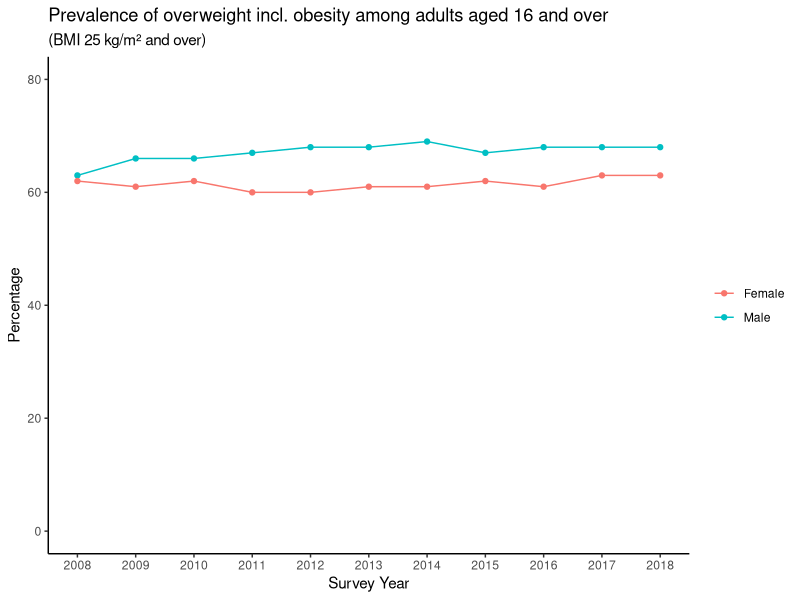

The R source for this figure:
#########################################
# A healthy diet and regular exercise   #
#########################################

# Priority 6: A Scotland where we eat well, have a healthy weight and are physically active

# Resources: 
#   Data source: Supplementary tables are available on the Scottish Government SHeS website, eg for 2018 https://www.gov.scot/publications/scottish-health-survey-2018-volume-1-main-report/
#                                                                                                   2008 - 2012 https://www.gov.scot/publications/scottish-health-survey-2012-volume-1-main-report/pages/11/#table71
#                (downloaded as .xls file, only one sheet with relevant statistics kept, saved as .numbers file, exported as .csv file, relevant numbers extracted)
#   Public Health Priorities: https://www.gov.scot/binaries/content/documents/govscot/publications/corporate-report/2018/06/scotlands-public-health-priorities/documents/00536757-pdf/00536757-pdf/govscot%3Adocument/00536757.pdf
#
# A healthy diet and regular exercise bring a wide range of benefits for both physical and mental health
# Poor diet, an unhealthy weight and physical inactivity are all major and growing issues for Scotland and impact across all public services and communities, and with significant costs to the economy.
# It is a very complex and challenging topic where multiple factors play role - our income, influence from family and friends, marketing influences;
#   - access to affordable sports, social expectations etc.
# In 2018, a 36 pages long action plan called A More Active Scotland was published. It's aim has been to find ways to encourage people to be more physically active
# (just to pick an example, it was suggesting to increase investment that support active travel, eg making towns and cities safer for walkers and cyclist)
# This actions plan cooperates with various has further impact to other action plans, for instance plans aiming to lower carbon emission etc.
# In July last year, the Scottish Government published a plan called A Healthier Future – Scotland's Diet and Healthy Weight Delivery Plan. The plan sets out a vision for everyone in Scotland to eat well and have a healthy weight.
#
# Diet, physical activity and sedentary behavior are strongly associated with BMI

# Graph 1 - BMI by age, time series - 2018

# 2/3 two thirds (65%) of adults in Scotland Obesity (BMI 30+) ranges from 20% in the are overweight
# We are looking at a graph showing Prevalence of overweight including obesity (BMI 25 and over) among adults aged 16 and over, 2003 to 2018

# In 2018, 65% of adults aged 16 and over were overweight, including 28% who were obese. The numbers are remaining broadly stable since 2008

# Graph 2

# Physical inactivity is estimated to be up to contributes to nearly 2,500 deaths in Scotland annually, costing the NHS around £94 million


# load in libraries
library(tidyverse)
library(here)
library(lubridate)

bmi_2018 <- tibble(
  gender = c("Male", "Female"),
  BMI_25_and_over = c(68, 63),
  year = c(2018, 2018)
)

bmi_2017 <- tibble(
  gender = c("Male", "Female"),
  BMI_25_and_over = c(68, 63),
  year = c(2017, 2017)
)

bmi_2016 <- tibble(
  gender = c("Male", "Female"),
  BMI_25_and_over = c(68, 61),
  year = c(2016, 2016)
)

bmi_2015 <- tibble(
  gender = c("Male", "Female"),
  BMI_25_and_over = c(67, 62),
  year = c(2015, 2015)
)

bmi_2014 <- tibble(
  gender = c("Male", "Female"),
  BMI_25_and_over = c(69, 61),
  year = c(2014, 2014)
)

bmi_2013 <- tibble(
  gender = c("Male", "Female"),
  BMI_25_and_over = c(68, 61),
  year = c(2013, 2013)
)

bmi_2012 <- tibble(
  gender = c("Male", "Female"),
  BMI_25_and_over = c(68, 60),
  year = c(2012, 2012)
)

bmi_2011 <- tibble(
  gender = c("Male", "Female"),
  BMI_25_and_over = c(67, 60),
  year = c(2011, 2011)
)

bmi_2010 <- tibble(
  gender = c("Male", "Female"),
  BMI_25_and_over = c(66, 62),
  year = c(2010, 2010)
)

bmi_2009 <- tibble(
  gender = c("Male", "Female"),
  BMI_25_and_over = c(66, 61),
  year = c(2009, 2009)
)

bmi_2008 <- tibble(
  gender = c("Male", "Female"),
  BMI_25_and_over = c(63, 62),
  year = c(2008, 2008)
)

bmi_all <- rbind(bmi_2008, bmi_2009, bmi_2010, bmi_2011, bmi_2012, bmi_2013, 
                 bmi_2014, bmi_2015, bmi_2016, bmi_2017, bmi_2018) 

years <- unique(bmi_all$year)

# plot graph BMI
bmi_graph <- bmi_all %>% 
  group_by(gender) %>% 
  ggplot() +
  aes(x = year, y = BMI_25_and_over, col = gender) +
  geom_point() +
  geom_line() +
  expand_limits(y = c(0, 80)) +
  theme_classic() +
  theme(legend.title = element_blank()) +
  scale_x_continuous(labels = as.character(years), breaks = years) +
  labs(
    x = "Survey Year",
    y = "Percentage",
    title = "Prevalence of overweight incl. obesity among adults aged 16 and over",
    subtitle = "(BMI 25 kg/m² and over)"
  )
